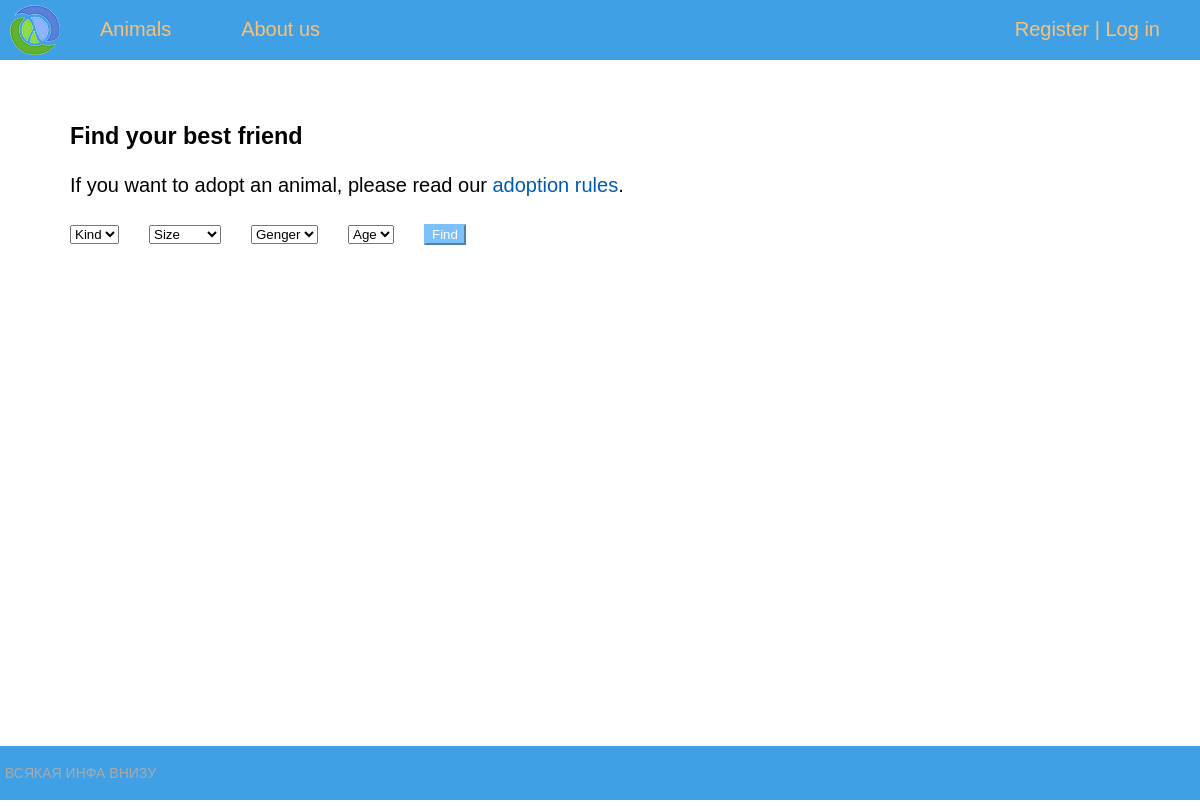
Before: /animals/ with the older database file.
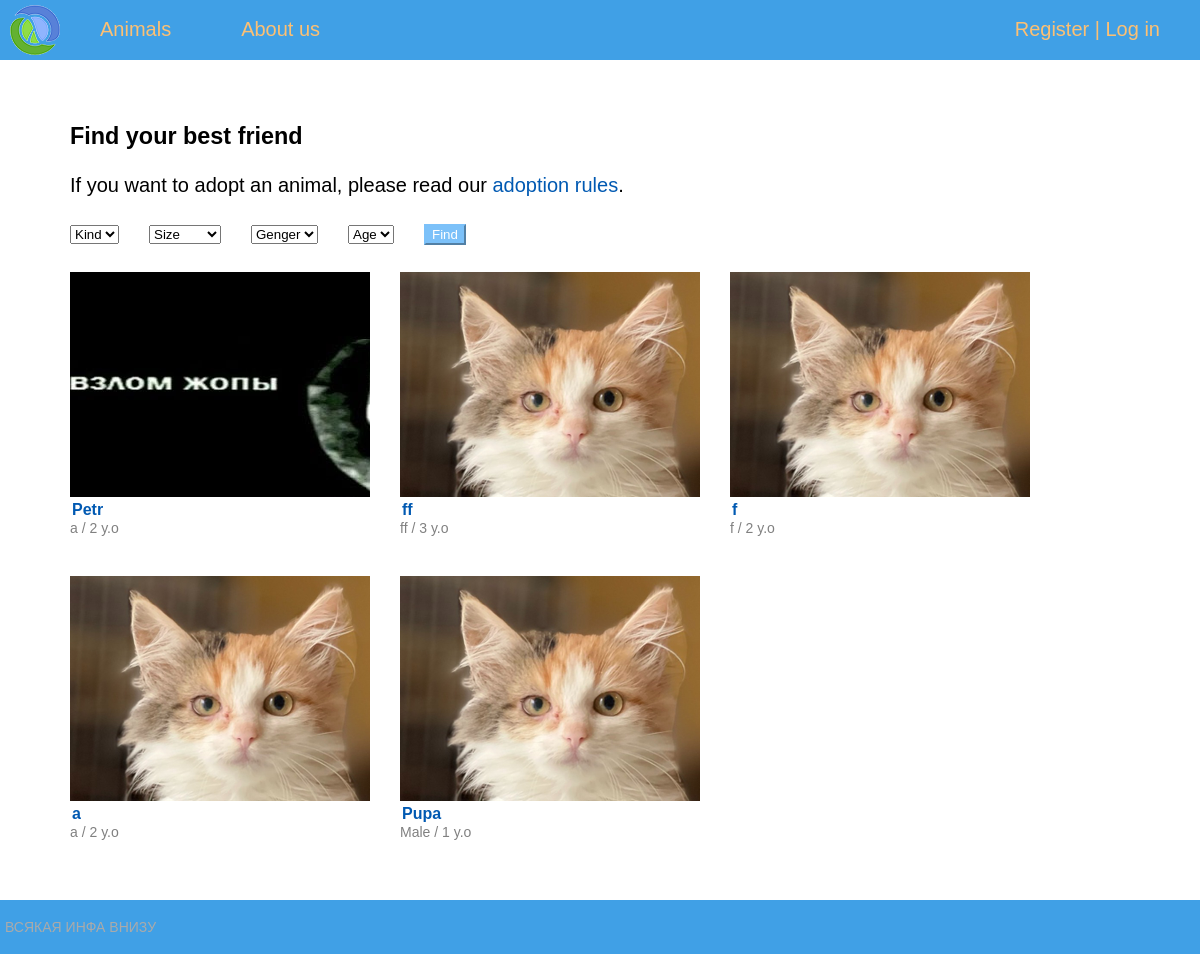
After: the same page with the newer database file.
### shelter/models.py (models this page shows, shortened)
class Animal(models.Model):
    name = models.CharField(max_length=30, default="")
    kind = models.CharField(max_length=15)
    breed = models.CharField(max_length=50)
    age = models.IntegerField(default="")
    color = models.CharField(max_length=50)
    gender = models.CharField(max_length=10)
    discription = models.TextField()
    photo = models.ImageField(upload_to='photos/%Y/%m/%d')
    added = models.DateTimeField(auto_now_add=True)
    edited = models.DateTimeField(auto_now=True)
    def get_absolute_url(self):
        return reverse('animal', kwargs={'animalid': self.pk})
    class Meta:
        ordering = ('-added',)

### shelter/views.py (the view)
# urls.py: path('animals/', AnimalList.as_view(), name='animals'),
class AnimalList(DataMixin, ListView):
    model = Animal
    template_name = 'shelter/animal.html'
    context_object_name = 'animal'
    def get_context_data(self, *, object_list=None, **kwargs):
        context = super().get_context_data(**kwargs)
        context['title'] = "Animals"
        context['menu'] = menu
        return context

### shelter/templates/shelter/animal.html (shortened to what this page needs)
{% extends 'shelter/base.html' %}
{% block content %}
<div class="container">
    <div id="filters">
        <h3>Find your best friend</h3>
        <p>If you want to adopt an animal, please read our <a class="link-rules" href="">adoption rules</a>.</p>
        <form action="" method="get">
            <div class="row">
                <div class="animal_filters">
                    <select class="form-control" name="species">
                        <option value="">Kind</option>
                    </select>
                </div>
                <div class="animal_filters">
                    <select class="form-control" name="animal_size">
                        <option value="">Size</option>
                    </select>
                </div>
                <div class="animal_filters">
                    <select class="form-control" name="sex">
                        <option value="">Genger</option>
                    </select>
                </div>
                <div class="animal_filters">
                    <select class="form-control" name="birth_date">
                        <option value="">Age</option>
                    </select>
                </div>
                <div class="animal_filters">
                    <button type="submit" class="animal_btn">Find</button>
                </div>
            </div>
        </form>
    </div>
    <br>
    <div class="row">
    {% for a in animal %}
        <div class="animal-item">
            <a href="{{ a.get_absolute_url }}">
                <div class="animal-image-list">
                    <img src="{{ a.photo.url }}" alt="">
                </div>
                <div class="animal-description-">
                    <div class="animal-name-list ">
                        {{ a.name }}
                    </div>
                    <div class="animal-info-list">
                        {{ a.gender }} / {{ a.age }} y.o
                    </div>
                </div>
            </a>
        </div>
    {% endfor %}
    </div>
</div>
{% endblock content %}

### shelter/templates/shelter/base.html (shortened to what this page needs)
{% load static %}
<!DOCTYPE html>
<html>
<head>
	<link type="text/css" href="{% static 'shelter/css/styles.css' %}" rel="stylesheet" />
</head>
<body>
<table class="table-page" border=0 cellpadding="0" cellspacing="0">
<tr><td valign=top>
{% block mainmenu %}
		<div class="header">
			<ul id="mainmenu" class="mainmenu">
				<li class="logo"><a href="{% url 'home' %}"><div class="logo"></div></a></li>
				{% for m in menu %}
				    <li><a href="{% url m.url_name %}">{{m.title}}</a></li>
				{% endfor %}
				{% if request.user.is_authenticated %}
				    <li class="last"><a href="{% url 'mypage' %}">{{user.username}}</a> | <a href="{% url 'logout' %}">Log out</a></li>
				{% else %}
				    <li class="last"><a href="{% url 'register' %}">Register</a> | <a href="{% url 'login' %}">Log in</a></li>
				{% endif %}
			</ul>
		</div>
{% endblock mainmenu %}
<table class="table-content" border=0 cellpadding="0" cellspacing="0">
<td valign="top" class="content">
	<div class="content-text">
{% block content %}
{% endblock %}
	</div>
</td></tr></table>
<tr><td valign=top>
	<div id="footer">
		<p>ВСЯКАЯ ИНФА ВНИЗУ</p>
	</div>
</td></tr></table>
</body>
</html>

### shelter/static/shelter/css/styles.css (style rules this page uses)
html, body { font-family: 'Arial'; margin: 0; padding: 0; height: 100%; width: 100%; color: #444; }
a { color: #0059b2; text-decoration: none; }
img { max-width: 600px; height: auto; }
.table-page { width: 100%; height: 100%; vertical-align: top; }
.table-page tr { height: 100%; }
.header { background: #40A0E6; height: 60px; }
.logo { background: url('../images/logo.png') no-repeat 10px 5px; width: 70px; height: 60px; }
ul.mainmenu { list-style: none; margin: 0; padding: 0; height: 60px; color: #fdc073; font-size: 20px; overflow: hidden; }
ul.mainmenu li { float: left; margin: 18px 40px 0 30px; }
ul.mainmenu li.logo { margin: 0; }
ul.mainmenu li.last { float: right; }
ul.mainmenu li a { color: #fdc073; text-decoration: none; }
.table-content { width: 100%; min-height: 100%; height: 100%; }
.content { padding: 40px 20px 20px 40px; width: 100%; box-sizing: border-box; }
.content-text { color: #000; font-size: 20px; font-family: Arial; width: 100%; padding-right: 15px; padding-left: 15px; margin-right: auto; margin-left: auto; }
#footer { box-sizing: border-box; background: #40A0E6; padding: 5px; color: #aaa; font-size: 14px; font-family: Verdana, Geneva, Arial, Helvetica; text-align: left; overflow: hidden; }
.container { width: 100%; height: auto; padding-right: 15px; padding-left: 15px; margin-right: auto; margin-left: auto; align-items: center; }
div.animal_filters { margin: 0; padding: 4px; display: inline; padding-right: 15px; padding-left: 15px; }
.animal_btn { color: #ffffff; background-color: #7cc1f9; border-color: #7cc1f9; }
.row { display: -ms-flexbox; display: flex; -ms-flex-wrap: wrap; flex-wrap: wrap; margin-right: -15px; margin-left: -15px; }
.animal-item { margin: 0 0 40px; -webkit-transition: all 200ms; transition: all 200ms; padding-right: 15px; padding-left: 15px; }
.animal-image-list { background: transparent; max-width: 300px; height: 225px; overflow: hidden; }
.animal-name-list { font-size: 16px; font-weight: bold; display: inline-block; padding-left: 2px; }
.animal-info-list { font-size: 14px; color: #808080; }

Changed rows visible on the page:
added Animal: photo (picture), name "Petr", gender "a", age "2"
added Animal: photo (picture), name "ff", gender "ff", age "3"
added Animal: photo (picture), name "f", gender "f", age "2"
added Animal: photo (picture), name "a", gender "a", age "2"
added Animal: photo (picture), name "Pupa", gender "Male", age "1"
